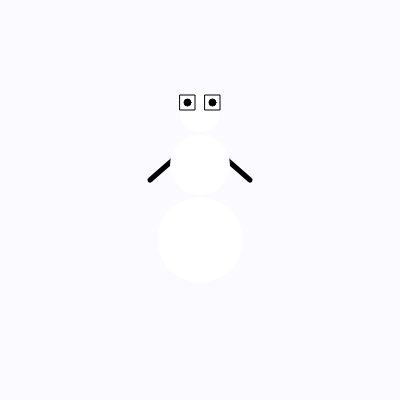
Frame 1 (no input)
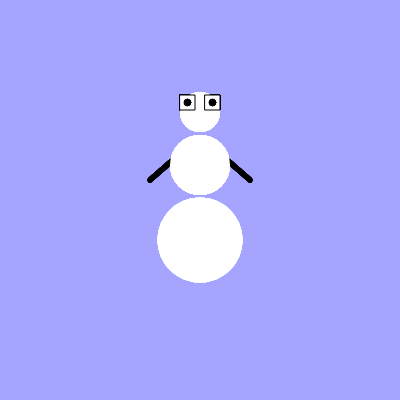
Frame 60 (no input)
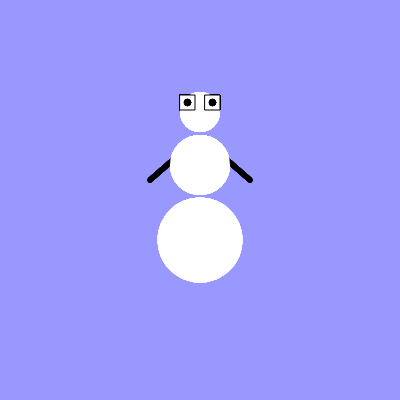
Frame 120 (the mouse pressed at the canvas centre since frame 60)

The p5.js sketch that drew these frames (run headless with seeded random() and noise() and a simulated clock; from frame 60 on, the mouse is pressed at the canvas centre):

// p5.js sketch
// ── sketch.js
// Everything relates to this point
  var posX = 200
  var posY = 200

function setup() {
  createCanvas(400, 400);
}

function draw() {
  background(150, 150, 255, 10);
  
  //snow(random(width));
  
  
  if (keyIsDown(LEFT_ARROW)) {
    posX -= 3;
  }
  
  if (keyIsDown(RIGHT_ARROW)) {
    posX += 3;
  }
  if (keyIsDown(UP_ARROW)) {
    posY -= 3;
  }
  
  if (keyIsDown(DOWN_ARROW)) {
    posY += 3;
  }
  
  
  // Body type specifications
  var legWidth = 20
  var legHeight = 60
  var headWidth = 40
  var eyeWidth = 15
  var pupilWidth = 7
  
  var mx = map(mouseX, 0, width, 0, eyeWidth)
  var my = map(mouseY, 0, width, 0, eyeWidth)
  
  
  //var leg1 = rect(posX-legWidth,posY,legWidth,legHeight)
  //var leg2 = rect(posX,posY,legWidth,legHeight)
  stroke(0)
  fill(255)
  strokeWeight(5)
  var arm1 = line(posX-10,posY-55,posX-50,posY-20)
  var arm2 = line(posX+10,posY-55,posX+50,posY-20)
  strokeWeight(1)
  noStroke()
  var head = ellipse(posX,posY-88,headWidth,headWidth)
  var middle = ellipse(posX,posY-35,60,60)
  var lower = ellipse(posX,posY+40,85,85)
  stroke(0)
  var eye1 = rect(posX-eyeWidth-5,posY-105,eyeWidth,eyeWidth)
  var eye2 = rect(posX+5,posY-105,eyeWidth,eyeWidth)
  fill(0)
  var pupil1 = ellipse(posX-eyeWidth/2-5,posY-105+eyeWidth/2,pupilWidth,pupilWidth)
  var pupil2 = ellipse(posX+5+eyeWidth/2,posY-105+eyeWidth/2,pupilWidth,pupilWidth)
  
}

function snow(randX) {
  var flake = ellipse(randX,0,10,10)
}
